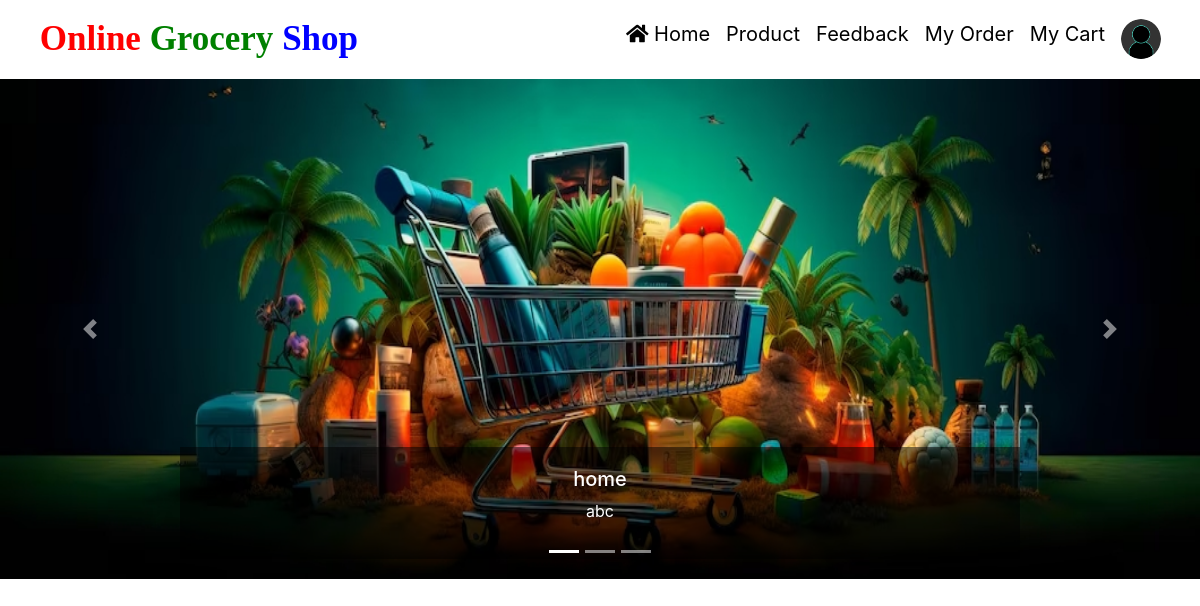
The page /main/ (signed in) on the database its author committed.
### groceryapp/models.py (models this page shows, shortened)
class Carousel(models.Model):
    title = models.CharField(max_length=200, null=True, blank=True)
    description = models.TextField(null=True, blank=True)
    image = models.FileField(null=True, blank=True)

### groceryapp/views.py (the view)
# urls.py: path('main/', main, name="main"),
def main(request):
    data = Carousel.objects.all()
    dic = {'data':data}
    return render(request, 'index.html', dic)

### groceryapp/templates/index.html (shortened to what this page needs)
{% extends 'navigation.html' %}
{% load static %}
{% block body %}
<div id="carouselExampleIndicators" class="carousel slide" data-ride="carousel">
  <ol class="carousel-indicators">
    <li data-target="#carouselExampleIndicators" data-slide-to="0" class="active"></li>
    <li data-target="#carouselExampleIndicators" data-slide-to="1"></li>
    <li data-target="#carouselExampleIndicators" data-slide-to="2"></li>
  </ol>
  <div class="carousel-inner">
    {% for i in data %}
        <div class="carousel-item {% if forloop.counter == 1 %}active{% endif %}">
          <img class="d-block w-100" src="{{i.image.url}}" alt="{{i.title}}">
          <div class="carousel-caption d-none d-md-block">
            <h5>{{i.title}}</h5>
            <p>{{i.description}}</p>
          </div>
        </div>
    {% endfor %}
  </div>
  <a class="carousel-control-prev" href="#carouselExampleIndicators" role="button" data-slide="prev">
    <span class="carousel-control-prev-icon" aria-hidden="true"></span>
  </a>
  <a class="carousel-control-next" href="#carouselExampleIndicators" role="button" data-slide="next">
    <span class="carousel-control-next-icon" aria-hidden="true"></span>
  </a>
</div>
{% endblock %}

### groceryapp/templates/index.html (style rules this page uses)
img { height:500px; }
.carousel-caption { background-color: rgba(0,0,0,0.5); }

### rows shown on the page
Carousel: image (picture), title "home", description "abc"
